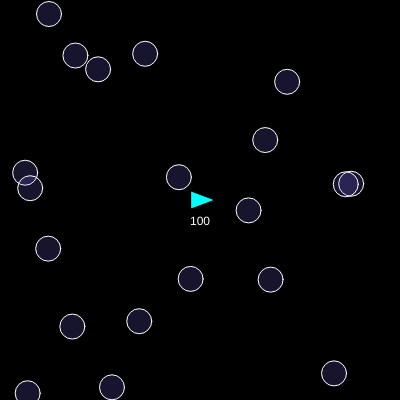
Frame 1 (no input)
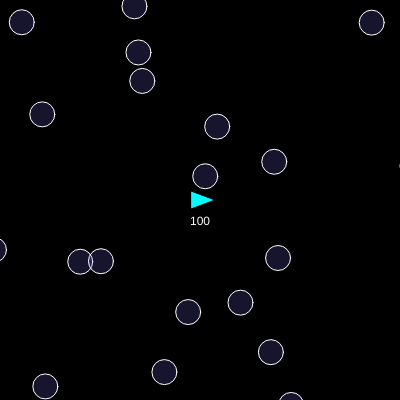
Frame 60 (no input)
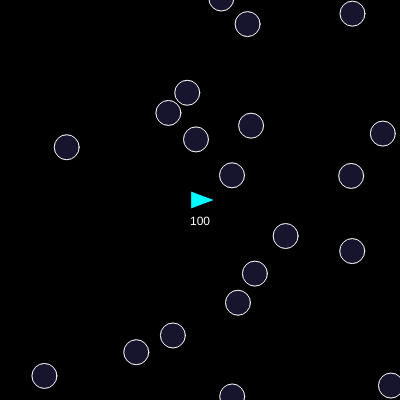
Frame 120 (the mouse pressed at the canvas centre since frame 60)

The p5.js sketch that drew these frames (run headless with seeded random() and noise() and a simulated clock; from frame 60 on, the mouse is pressed at the canvas centre):

// p5.js sketch
// ── sketch.js
var gamestate = 1;
var player;
var playerVel;
var force;
var size;
var heading;
var boostColor;
var playerColor;
var touch;
var Score;
var Health;
var lasers = [];
var laserVel = [];
var bb;
var bbVel;
var bbSize;
var bk


function setup() {
    createCanvas(400, 400);
    bk = color(0, 0, 0)

    player = createVector(width / 2, height / 2)
    playerVel = createVector(0, 0);

    force = createVector(0, 0);
    size = 10;
    heading = 0;

    boostColor = color(0, 255, 0);
    playerColor = color(255);
    Score = 0;
    Health = 100;
    
    bb = [];
    bbVel = [];
    bbSize = 25;

    for (var i = 0; i < 20; i++) {
        bb.push(createVector(random(0, width), random(0, height)));
        bbVel.push(p5.Vector.random2D().mult(random(0.25, 2.25)));
    }
}

function draw() {
    if(gamestate === 1){
        background(bk);

        updatePlayer();
        updateBubbles();
        updateLasers();
    }

    if(Health<=0){
        gamestate = 2;
    }
    if(gamestate === 2){
        textSize(20);
        text("GAME OVER",100,100);
        text("No of bubbles shot: " + Score,130,300);
    }
} 



function updatePlayer() {
    boostColor = color(0)

    if (keyIsDown(LEFT_ARROW)) {
        heading -= 6;
    }
    if (keyIsDown(RIGHT_ARROW)) {
        heading += 6;
    }

    push();
    translate(player.x, player.y);
    rotate(radians(heading));

    fill(0, 255, 255);
    triangle(-9, -9, 15, 0, -9, 9);
    pop();

    fill(255);
    text(Health, player.x - 10, player.y + 25)
}




function updateLasers() {
    for (var i = 0; i < lasers.length; i++) {
        for (var z = 0; z < bb.length; z++) {
            if (dist(lasers[i].x, lasers[i].y, bb[z].x, bb[z].y) < bbSize / 2) {
                bb[z] = createVector(random(0, width), random(0, height));
                bbVel[z] = p5.Vector.random2D().mult(random(0.25, 2.25));
                Health = Health + 1;
                Score++;
            }
        }
        lasers[i].add(laserVel[i]);

        push();
        stroke(132, 112, 255);
        line(lasers[i].x, lasers[i].y, lasers[i].x + laserVel[i].x * 4, lasers[i].y + laserVel[i].y * 4)
        pop();
    }
}

function keyPressed() {
    if (keyCode == 32) {
        bk = color(random(0, 255), random(0, 255), random(0, 255));
        lasers.push(createVector(player.x, player.y));
        laserVel.push(p5.Vector.fromAngle(radians(heading)).mult(7));
        Health = Health - 1;
    }
}

function updateBubbles() {
    touch = false;
    for (var i = 0; i < bb.length; i++) {
        push();

        if (dist(bb[i].x, bb[i].y, player.x, player.y) < bbSize / 2) {
            touch = true;
        }
       
        bb[i].add(bbVel[i]);

        if (bb[i].x > width + bbSize / 2) {
            bb[i].x = 0
        }
        if (bb[i].x < -bbSize / 2) {
            bb[i].x = 400
        }
        if (bb[i].y > height + bbSize / 2) {
            bb[i].y = 0
        }
        if (bb[i].y < -bbSize / 2) {
            bb[i].y = 400
        }
        fill(132, 112, 255, 45)
        stroke(255);
        ellipse(bb[i].x, bb[i].y, bbSize);

        pop();
    }
    if (touch == true) {
        playerColor = color(255, 0, 0);
        Health--;
    } else {
        playerColor = color(0,0,255);
    }

}
